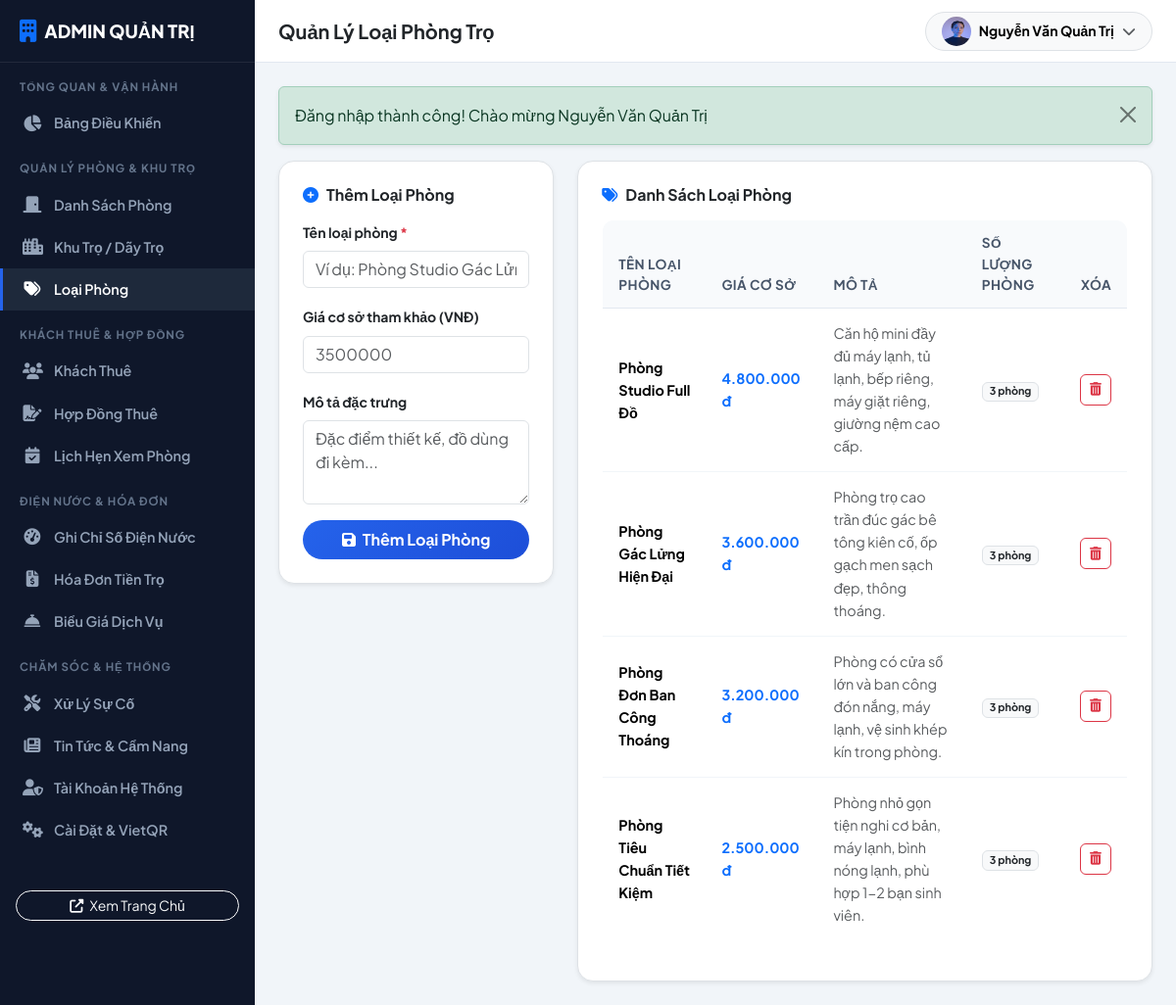
/admin/roomTypes (signed in), run on the app's committed database.
### tables this page shows
CREATE TABLE `room_types` (
    `id` INT AUTO_INCREMENT PRIMARY KEY,
    `name` VARCHAR(100) NOT NULL,
    `description` TEXT NULL,
    `base_price` DECIMAL(12,2) NOT NULL DEFAULT 0.00,
    `created_at` DATETIME DEFAULT CURRENT_TIMESTAMP
);

### app/controllers/AdminController.php (called while the page is built, shortened)
<?php
class AdminController extends Controller {
    public function roomTypes(): void {
        $typeModel = $this->model('RoomType');
        $data = [
            'pageTitle' => 'Quản Lý Loại Phòng Trọ',
            'roomTypes' => $typeModel->getAllWithRoomCount()
        ];
        $this->view('admin/room_types/index', $data);
    }
}

### app/core/App.php (called while the page is built, shortened)
<?php
class App {
    protected string $method = 'index';
    public function __construct() {
        $url = $this->parseUrl();
        if (!empty($url[0])) {
            $candidateName = ucfirst($url[0]) . 'Controller';
            if (file_exists(APP_PATH . '/controllers/' . $candidateName . '.php')) {
                unset($url[0]);
            }
        }
        $controllerInstance = new $this->controllerName();
        if (!empty($url[1])) {
            $candidateMethod = $url[1];
            if (method_exists($controllerInstance, $candidateMethod)) {
                $this->method = $candidateMethod;
                unset($url[1]);
            }
        }
        $this->params = $url ? array_values($url) : [];
        call_user_func_array([$controllerInstance, $this->method], $this->params);
    }
    protected function parseUrl(): array {
        if (isset($_GET['url']) && !empty(trim($_GET['url']))) {
            return explode('/', filter_var(rtrim($_GET['url'], '/'), FILTER_SANITIZE_URL));
        }
        $requestUri = parse_url($_SERVER['REQUEST_URI'] ?? '', PHP_URL_PATH);
        $requestUri = trim($requestUri, '/');
        return explode('/', filter_var($requestUri, FILTER_SANITIZE_URL));
    }
}

### index.php (called while the page is built, shortened)
<?php
require_once APP_PATH . '/core/Database.php';
require_once APP_PATH . '/core/Model.php';
require_once APP_PATH . '/core/Controller.php';
require_once APP_PATH . '/core/Helpers.php';
require_once APP_PATH . '/core/App.php';
$app = new App();

### app/core/Model.php (called while the page is built, shortened)
<?php
class Model {
    protected PDO $db;
    public function __construct() {
        $this->db = Database::getInstance();
    }
    public function query(string $sql, array $params = []): array {
        $stmt = $this->db->prepare($sql);
        $stmt->execute($params);
        return $stmt->fetchAll();
    }
}

### app/core/Database.php (called while the page is built, shortened)
<?php
class Database {
    private static ?PDO $instance = null;
    public static function getInstance(): PDO {
        if (self::$instance === null) {
            $dsn = "mysql:host=" . DB_HOST . ";port=" . DB_PORT . ";dbname=" . DB_NAME . ";charset=" . DB_CHARSET;
            $options = [
                PDO::ATTR_ERRMODE            => PDO::ERRMODE_EXCEPTION,
                PDO::ATTR_DEFAULT_FETCH_MODE => PDO::FETCH_ASSOC,
                PDO::ATTR_EMULATE_PREPARES   => false,
                PDO::MYSQL_ATTR_INIT_COMMAND => "SET NAMES utf8mb4 COLLATE utf8mb4_unicode_ci"
            ];
            try {
                self::$instance = new PDO($dsn, DB_USER, DB_PASS, $options);
            } catch (PDOException $e) {
                die("<h3>Lỗi kết nối Cơ sở dữ liệu:</h3> " . htmlspecialchars($e->getMessage()) .
                    "<br><br><i>Vui lòng kiểm tra file cấu hình <code>app/config/config.php</code> và đảm bảo MySQL đang chạy trong XAMPP.</i>");
            }
        }
        return self::$instance;
    }
}

### app/models/RoomType.php (called while the page is built, shortened)
<?php
class RoomType extends Model {
    public function getAllWithRoomCount(): array {
        $sql = "SELECT rt.*, COUNT(r.id) as total_rooms
                FROM room_types rt
                LEFT JOIN rooms r ON rt.id = r.room_type_id
                GROUP BY rt.id
                ORDER BY rt.id ASC";
        return $this->query($sql);
    }
}

### app/views/admin/room_types/index.php (the view, shortened to what this page needs)
<?php require_once VIEW_PATH . '/layouts/admin_header.php'; ?>
<div class="row g-4">
    <div class="col-lg-4">
        <div class="card border rounded-4 shadow-sm bg-white p-4">
            <h6 class="fw-bold mb-3"><i class="fas fa-plus-circle text-primary me-2"></i>Thêm Loại Phòng</h6>
            <form action="<?= BASE_URL ?>/admin/roomTypes" method="POST">
                <div class="mb-3">
                    <label class="form-label small fw-bold">Tên loại phòng <span class="text-danger">*</span></label>
                    <input type="text" name="name" class="form-control" placeholder="Ví dụ: Phòng Studio Gác Lửng" required>
                </div>
                <div class="mb-3">
                    <label class="form-label small fw-bold">Giá cơ sở tham khảo (VNĐ)</label>
                    <input type="number" name="base_price" class="form-control" placeholder="3500000" step="50000">
                </div>
                <div class="mb-3">
                    <label class="form-label small fw-bold">Mô tả đặc trưng</label>
                    <textarea name="description" rows="3" class="form-control" placeholder="Đặc điểm thiết kế, đồ dùng đi kèm..."></textarea>
                </div>
                <button type="submit" class="btn btn-primary-custom w-100 py-2 rounded-pill fw-bold">
                    <i class="fas fa-save me-1"></i> Thêm Loại Phòng
                </button>
            </form>
        </div>
    </div>
    <div class="col-lg-8">
        <div class="card border rounded-4 shadow-sm bg-white p-4">
            <h6 class="fw-bold mb-3"><i class="fas fa-tags text-primary me-2"></i>Danh Sách Loại Phòng</h6>
            <div class="table-responsive">
                <table class="table admin-table align-middle">
                    <thead>
                        <tr>
                            <th>Tên loại phòng</th>
                            <th>Giá cơ sở</th>
                            <th>Mô tả</th>
                            <th>Số lượng phòng</th>
                            <th class="text-end">Xóa</th>
                        </tr>
                    </thead>
                    <tbody>
                        <?php foreach ($roomTypes as $rt): ?>
                            <tr>
                                <td class="fw-bold"><?= htmlspecialchars($rt['name']) ?></td>
                                <td class="text-primary fw-bold"><?= formatMoney($rt['base_price']) ?></td>
                                <td class="small text-muted"><?= htmlspecialchars($rt['description'] ?? 'N/A') ?></td>
                                <td><span class="badge bg-light text-dark border"><?= $rt['total_rooms'] ?> phòng</span></td>
                                <td class="text-end">
                                    <a href="<?= BASE_URL ?>/admin/roomTypeDelete/<?= $rt['id'] ?>" class="btn btn-sm btn-outline-danger btn-action btn-confirm-delete">
                                        <i class="fas fa-trash-alt"></i>
                                    </a>
                                </td>
                            </tr>
                        <?php endforeach; ?>
                    </tbody>
                </table>
            </div>
        </div>
    </div>
</div>
<?php require_once VIEW_PATH . '/layouts/admin_footer.php'; ?>

### assets/css/style.css (style rules this page uses)
:root { --primary-color: #2563eb; --primary-dark: #1d4ed8; --primary-light: #eff6ff; --secondary-color: #0f172a; --accent-color: #f59e0b; --success-color: #10b981; --danger-color: #ef4444; --background: #f8fafc; --card-bg: #ffffff; --text-main: #1e293b; --text-muted: #64748b; --border-color: #e2e8f0; --radius: 12px; --shadow-sm: 0 1px 2px 0 rgba(0, 0, 0, 0.05); --shadow: 0 4px 6px -1px rgba(0, 0, 0, 0.1), 0 2px 4px -1px rgba(0, 0, 0, 0.06); --shadow-lg: 0 10px 15px -3px rgba(0, 0, 0, 0.1), 0 4px 6px -2px rgba(0, 0, 0, 0.05); }
body { font-family: 'Plus Jakarta Sans', sans-serif; background-color: var(--background); color: var(--text-main); line-height: 1.6; overflow-x: hidden; }
a { color: var(--primary-color); text-decoration: none; transition: all 0.2s ease-in-out; }
.btn-primary-custom { background: linear-gradient(135deg, #2563eb, #1d4ed8); border: none; color: white; font-weight: 600; padding: 9px 20px; border-radius: 8px; transition: all 0.2s; }

### assets/css/admin.css (style rules this page uses)
:root { --admin-sidebar-width: 260px; --admin-sidebar-bg: #0f172a; --admin-sidebar-hover: #1e293b; --admin-topbar-height: 64px; }
body.admin-body { background-color: #f1f5f9; }
.admin-table { background: white; border-radius: 12px; border: 1px solid #e2e8f0; overflow: hidden; }
.admin-table thead th { background: #f8fafc; color: #475569; font-weight: 700; font-size: 0.85rem; text-transform: uppercase; letter-spacing: 0.03em; padding: 12px 16px; border-bottom: 1px solid #e2e8f0; }
.admin-table tbody td { padding: 14px 16px; vertical-align: middle; border-bottom: 1px solid #f1f5f9; font-size: 0.9rem; }
.btn-action { width: 32px; height: 32px; padding: 0; display: inline-flex; align-items: center; justify-content: center; border-radius: 6px; font-size: 0.85rem; }

### data on the page
room_types: name "Phòng Studio Full Đồ", base_price "4.800.000 đ", description "Căn hộ mini đầy đủ máy lạnh, tủ lạnh, bếp riêng, máy giặt riêng, giường nệm cao cấp.", total_rooms "3"
room_types: name "Phòng Gác Lửng Hiện Đại", base_price "3.600.000 đ", description "Phòng trọ cao trần đúc gác bê tông kiên cố, ốp gạch men sạch đẹp, thông thoáng.", total_rooms "3"
room_types: name "Phòng Đơn Ban Công Thoáng", base_price "3.200.000 đ", description "Phòng có cửa sổ lớn và ban công đón nắng, máy lạnh, vệ sinh khép kín trong phòng.", total_rooms "3"
room_types: name "Phòng Tiêu Chuẩn Tiết Kiệm", base_price "2.500.000 đ", description "Phòng nhỏ gọn tiện nghi cơ bản, máy lạnh, bình nóng lạnh, phù hợp 1-2 bạn sinh viên.", total_rooms "3"

### other printed values
$pageTitle "Quản Lý Loại Phòng Trọ"
Auth::user()['full_name'] "Nguyễn Văn Quản Trị"
$msg "Đăng nhập thành công! Chào mừng Nguyễn Văn Quản Trị"
